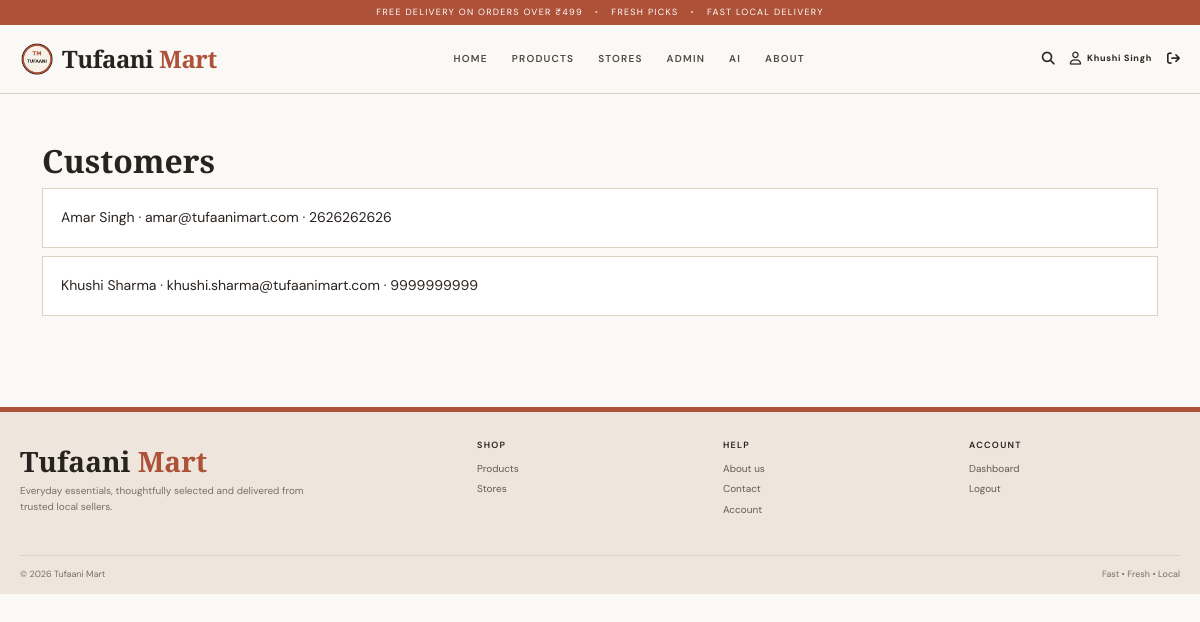
The page /admin/customers (signed in) on the database its author committed.
### models/user.py (models this page shows, shortened)
class User(db.Model):
    __tablename__ = "user"
    id = db.Column(db.Integer, primary_key=True)
    full_name = db.Column(db.String(150), nullable=False)
    email = db.Column(db.String(150), unique=True, nullable=False)
    phone = db.Column(db.String(20))
    password = db.Column(db.String(255), nullable=False)
    role = db.Column(db.String(20), nullable=False, default="customer")
    store_name = db.Column(db.String(150))
    is_permanent_admin = db.Column(db.Boolean, default=False)
    is_approved = db.Column(db.Boolean, default=True)
    approval_status = db.Column(db.String(20), default="Approved")
    created_at = db.Column(db.DateTime, server_default=db.func.now())

### app.py (the view)
@app.route("/admin/customers")
@admin_required
def admin_customers():
    customers = User.query.filter_by(role="customer").order_by(User.created_at.desc()).all()
    return render_template("admin_customers.html", customers=customers)

### app.py (called while the page is built)
def role_required(role):
    def decorator(fn=None):
        def wrap(view):
            @wraps(view)
            def wrapper(*args, **kwargs):
                if "user_id" not in session:
                    flash("Please login first.", "warning")
                    return redirect(url_for("login"))
                if session.get("role") != role:
                    flash("You do not have permission to access this page.", "error")
                    return redirect(url_for("dashboard"))
                return view(*args, **kwargs)
            return wrapper
        if fn is None:
            return wrap
        return wrap(fn)
    return decorator

@app.context_processor
def inject_globals():
    return {"current_user": User.query.get(session["user_id"]) if session.get("user_id") else None}

### templates/admin_customers.html
{% extends "base.html" %}{% block content %}<section class="container py-5"><h2>Customers</h2>{% for c in customers %}<div class="summary mb-2">{{ c.full_name }} · {{ c.email }} · {{ c.phone or 'No phone' }}</div>{% endfor %}</section>{% endblock %}

### templates/base.html (shortened to what this page needs)
<!doctype html>
<html lang="en">
<head>
<link href="https://cdn.jsdelivr.net/npm/bootstrap@5.3.3/dist/css/bootstrap.min.css" rel="stylesheet">
<link href="https://cdnjs.cloudflare.com/ajax/libs/font-awesome/6.7.2/css/all.min.css" rel="stylesheet">
<link rel="stylesheet" href="{{ url_for('static', filename='css/style.css') }}">
</head>
<body>
<div class="announcement">FREE DELIVERY ON ORDERS OVER ₹499 <span>•</span> FRESH PICKS <span>•</span> FAST LOCAL DELIVERY</div>
<header class="site-header">
  <div class="container-wide nav-shell">
    <a class="brand" href="{{ url_for('home') }}">
      {% if url_for('static', filename='images/logo.png') %}<img src="{{ url_for('static', filename='images/logo.png') }}" alt="Tufaani Mart">{% endif %}
      <span>Tufaani <em>Mart</em></span>
    </a>
    <nav id="mainNav" class="collapse nav-links">
      <a href="{{ url_for('home') }}">HOME</a>
      <a href="{{ url_for('products') }}">PRODUCTS</a>
      <a href="{{ url_for('stores') }}">STORES</a>
      {% if session.get('role') == 'customer' %}
        <a href="{{ url_for('ai_picks') }}">AI PICKS</a>
        <a href="{{ url_for('orders') }}">ORDERS</a>
      {% elif session.get('role') == 'seller' %}
        <a href="{{ url_for('seller_products') }}">MY PRODUCTS</a>
        <a href="{{ url_for('seller_orders') }}">MANAGE ORDERS</a>
      {% elif session.get('role') == 'admin' %}
        <a href="{{ url_for('admin_dashboard') }}">ADMIN</a>
      {% endif %}
      <a href="{{ url_for('ai') }}">AI</a><a href="{{ url_for('about') }}">ABOUT</a>
    </nav>
    <div class="nav-actions">
      <a href="{{ url_for('products') }}" aria-label="Search"><i class="fa-solid fa-magnifying-glass"></i></a>
      {% if session.get('user_id') %}<a href="{{ url_for('profile') }}" class="account-link"><i class="fa-regular fa-user"></i><span>{{ session.get('name') }}</span></a><a href="{{ url_for('logout') }}" aria-label="Logout"><i class="fa-solid fa-arrow-right-from-bracket"></i></a>{% else %}<a href="{{ url_for('login') }}" class="account-link"><i class="fa-regular fa-user"></i><span>LOGIN</span></a>{% endif %}
    </div>
  </div>
</header>
<main>
{% block content %}{% endblock %}
</main>
<footer class="site-footer">
  <div class="container-wide footer-grid">
    <div><div class="footer-brand">Tufaani <em>Mart</em></div><p>Everyday essentials, thoughtfully selected and delivered from trusted local sellers.</p></div>
    <div><h6>SHOP</h6><a href="{{ url_for('products') }}">Products</a><a href="{{ url_for('stores') }}">Stores</a>{% if session.get('role')=='customer' %}<a href="{{ url_for('ai_picks') }}">AI Picks</a>{% endif %}</div>
    <div><h6>HELP</h6><a href="{{ url_for('about') }}">About us</a><a href="{{ url_for('contact') }}">Contact</a><a href="{{ url_for('profile') if session.get('user_id') else url_for('login') }}">Account</a></div>
    <div><h6>ACCOUNT</h6>{% if session.get('user_id') %}<a href="{{ url_for('dashboard') }}">Dashboard</a><a href="{{ url_for('logout') }}">Logout</a>{% else %}<a href="{{ url_for('login') }}">Login</a><a href="{{ url_for('register') }}">Create account</a>{% endif %}</div>
  </div>
  <div class="container-wide footer-bottom"><span>© 2026 Tufaani Mart</span><span>Fast • Fresh • Local</span></div>
</footer>
</body>
</html>

### static/css/style.css (style rules this page uses)
:root { --rust:#ad5138;--rust-dark:#873d2b;--cream:#f6f1e9;--paper:#fbf9f5;--sand:#e8ddd0;--ink:#29231f;--muted:#786f67;--line:#ddd1c5;--white:#fff;--green:#3f6b54 }
* { box-sizing:border-box }
html { scroll-behavior:smooth }
body { margin:0;background:var(--paper);color:var(--ink);font-family:"DM Sans",sans-serif;font-size:14px;line-height:1.55 }
.container-wide { width:min(1180px,calc(100% - 40px));margin:auto }
h1,h2,h3,h4,h5,h6,.brand,.footer-brand { font-family:"Playfair Display",serif;font-weight:600 }
a { color:inherit;text-decoration:none }
.announcement { height:25px;background:var(--rust);color:#fff;text-align:center;font-size:9px;letter-spacing:.14em;display:flex;align-items:center;justify-content:center;gap:12px }
.announcement span { opacity:.65 }
.site-header { background:rgba(251,249,245,.97);border-bottom:1px solid var(--line);position:sticky;top:0;z-index:50 }
.nav-shell { min-height:68px;display:flex;align-items:center;gap:28px }
.brand { display:flex;align-items:center;gap:8px;font-size:24px;white-space:nowrap;letter-spacing:-.02em }
.brand img { width:34px;height:34px;object-fit:contain }
.brand em,.footer-brand em { font-style:normal;color:var(--rust) }
.nav-links { display:flex!important;align-items:center;justify-content:center;gap:24px;flex:1 }
.nav-links a { font-size:10px;letter-spacing:.12em;font-weight:600;color:#4f4843 }
.nav-actions { display:flex;align-items:center;gap:15px }
.nav-actions a { font-size:13px }
.account-link { display:flex;gap:6px;align-items:center }
.account-link span { font-size:9px;letter-spacing:.08em;font-weight:700 }
.site-footer { margin-top:35px;background:#eee6dc;border-top:5px solid var(--rust);padding-top:28px }
.footer-grid { display:grid;grid-template-columns:2fr 1fr 1fr 1fr;gap:35px;padding-bottom:25px }
.footer-brand { font-size:28px }
.footer-grid p { font-size:10px;color:var(--muted);max-width:300px }
.footer-grid h6 { font-family:"DM Sans",sans-serif;font-size:9px;letter-spacing:.14em;margin-bottom:10px }
.footer-grid a { display:block;font-size:10px;color:#645b54;margin:5px 0 }
.footer-bottom { border-top:1px solid var(--line);padding:12px 0;display:flex;justify-content:space-between;font-size:9px;color:var(--muted) }
.summary { background:#fff;border:1px solid var(--line);padding:18px }

### rows shown on the page
User: get "Khushi Singh"
User: full_name "Amar Singh", email "amar@tufaanimart.com", phone "2626262626"
User: full_name "Khushi Sharma", email "khushi.sharma@tufaanimart.com", phone "9999999999"
